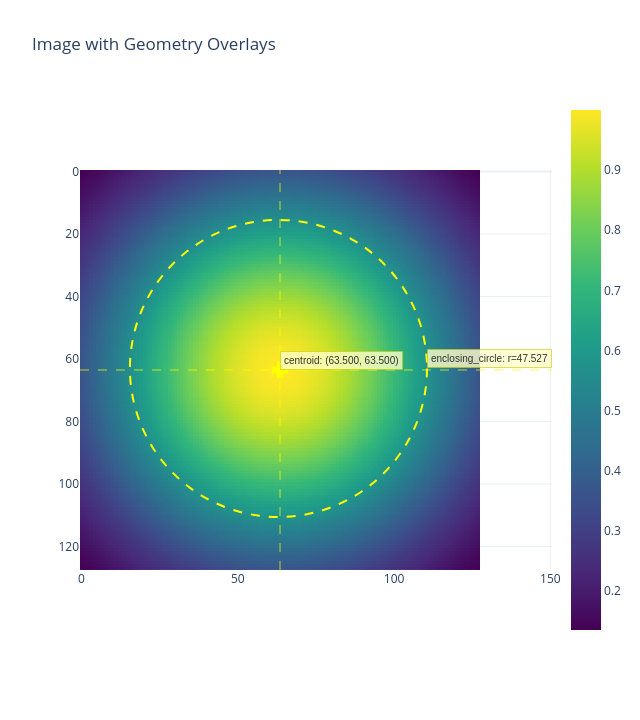

Notebook code cell kept with this figure:
### Markdown cell above
---
## 10. Image with Geometry Overlays

Overlay multiple geometry results (enclosing circle and centroid computed by
Sigima) on a Gaussian spot image.

### Code cell
# Gaussian spot image
shape_g = (128, 128)
yg = np.linspace(-1, 1, shape_g[0])[:, np.newaxis]
xg = np.linspace(-1, 1, shape_g[1])[np.newaxis, :]
data_g = np.exp(-(xg**2 + yg**2)).astype(np.float32)
img_gauss = sigima.objects.create_image(title="Gaussian spot", data=data_g)

# Compute geometry results with Sigima
circle_result = sigima.proc.image.enclosing_circle(img_gauss)
centroid_result = sigima.proc.image.centroid(img_gauss)

plotter.plot(
    img_gauss, title="Image with Geometry Overlays",
    results=[circle_result, centroid_result],
)

### Figure 1 — Plotly figure (JSON) as saved in the notebook; plotly's stock layout.template omitted (floating-point values rounded to 4 significant figures; data arrays with more than 128 entries replaced by an {"elided": "..."} marker saying what was removed)
{"data": [{"colorscale": [[0, "#440154"], [0.1111, "#482878"], [0.2222, "#3e4989"], [0.3333, "#31688e"], [0.4444, "#26828e"], [0.5556, "#1f9e89"], [0.6667, "#35b779"], [0.7778, "#6ece58"], [0.8889, "#b5de2b"], [1, "#fde725"]], "type": "heatmap", "x": [0.0, 1.0, 2.0, 3.0, 4.0, 5.0, 6.0, 7.0, 8.0, 9.0, 10.0, 11.0, 12.0, 13.0, 14.0, 15.0, 16.0, 17.0, 18.0, 19.0, 20.0, 21.0, 22.0, 23.0, 24.0, 25.0, 26.0, 27.0, 28.0, 29.0, 30.0, 31.0, 32.0, 33.0, 34.0, 35.0, 36.0, 37.0, 38.0, 39.0, 40.0, 41.0, 42.0, 43.0, 44.0, 45.0, 46.0, 47.0, 48.0, 49.0, 50.0, 51.0, 52.0, 53.0, 54.0, 55.0, 56.0, 57.0, 58.0, 59.0, 60.0, 61.0, 62.0, 63.0, 64.0, 65.0, 66.0, 67.0, 68.0, 69.0, 70.0, 71.0, 72.0, 73.0, 74.0, 75.0, 76.0, 77.0, 78.0, 79.0, 80.0, 81.0, 82.0, 83.0, 84.0, 85.0, 86.0, 87.0, 88.0, 89.0, 90.0, 91.0, 92.0, 93.0, 94.0, 95.0, 96.0, 97.0, 98.0, 99.0, 100.0, 101.0, 102.0, 103.0, 104.0, 105.0, 106.0, 107.0, 108.0, 109.0, 110.0, 111.0, 112.0, 113.0, 114.0, 115.0, 116.0, 117.0, 118.0, 119.0, 120.0, 121.0, 122.0, 123.0, 124.0, 125.0, 126.0, 127.0], "y": [0.0, 1.0, 2.0, 3.0, 4.0, 5.0, 6.0, 7.0, 8.0, 9.0, 10.0, 11.0, 12.0, 13.0, 14.0, 15.0, 16.0, 17.0, 18.0, 19.0, 20.0, 21.0, 22.0, 23.0, 24.0, 25.0, 26.0, 27.0, 28.0, 29.0, 30.0, 31.0, 32.0, 33.0, 34.0, 35.0, 36.0, 37.0, 38.0, 39.0, 40.0, 41.0, 42.0, 43.0, 44.0, 45.0, 46.0, 47.0, 48.0, 49.0, 50.0, 51.0, 52.0, 53.0, 54.0, 55.0, 56.0, 57.0, 58.0, 59.0, 60.0, 61.0, 62.0, 63.0, 64.0, 65.0, 66.0, 67.0, 68.0, 69.0, 70.0, 71.0, 72.0, 73.0, 74.0, 75.0, 76.0, 77.0, 78.0, 79.0, 80.0, 81.0, 82.0, 83.0, 84.0, 85.0, 86.0, 87.0, 88.0, 89.0, 90.0, 91.0, 92.0, 93.0, 94.0, 95.0, 96.0, 97.0, 98.0, 99.0, 100.0, 101.0, 102.0, 103.0, 104.0, 105.0, 106.0, 107.0, 108.0, 109.0, 110.0, 111.0, 112.0, 113.0, 114.0, 115.0, 116.0, 117.0, 118.0, 119.0, 120.0, 121.0, 122.0, 123.0, 124.0, 125.0, 126.0, 127.0], "z": {"elided": "128x128 float values"}}, {"marker": {"color": "yellow", "line": {"color": "yellow", "width": 2}, "size": 12, "symbol": "cross"}, "mode": "markers", "showlegend": false, "type": "scatter", "x": [63.5], "y": [63.5]}], "layout": {"annotations": [{"bgcolor": "rgba(255, 255, 200, 0.8)", "bordercolor": "rgba(200, 200, 0, 0.6)", "borderpad": 3, "borderwidth": 1, "font": {"color": "#333", "family": "sans-serif", "size": 10}, "showarrow": false, "text": "enclosing_circle: r=47.527", "x": 110.5, "xanchor": "left", "y": 63, "yanchor": "bottom"}, {"bgcolor": "rgba(255, 255, 200, 0.8)", "bordercolor": "rgba(200, 200, 0, 0.6)", "borderpad": 3, "borderwidth": 1, "font": {"color": "#333", "family": "sans-serif", "size": 10}, "showarrow": false, "text": "centroid: (63.500, 63.500)", "x": 63.5, "xanchor": "left", "y": 63.5, "yanchor": "bottom"}], "height": 720, "shapes": [{"line": {"color": "yellow", "dash": "dash", "width": 2}, "type": "circle", "x0": 15.47, "x1": 110.5, "y0": 15.47, "y1": 110.5}, {"line": {"color": "yellow", "dash": "dash", "width": 1}, "opacity": 0.7, "type": "line", "x0": 0, "x1": 1, "xref": "x domain", "y0": 63.5, "y1": 63.5, "yref": "y"}, {"line": {"color": "yellow", "dash": "dash", "width": 1}, "opacity": 0.7, "type": "line", "x0": 63.5, "x1": 63.5, "xref": "x", "y0": 0, "y1": 1, "yref": "y domain"}], "showlegend": false, "title": {"text": "Image with Geometry Overlays"}, "width": 640, "xaxis": {"title": {"text": ""}}, "yaxis": {"autorange": "reversed", "constrain": "domain", "scaleanchor": "x", "title": {"text": ""}}}}
